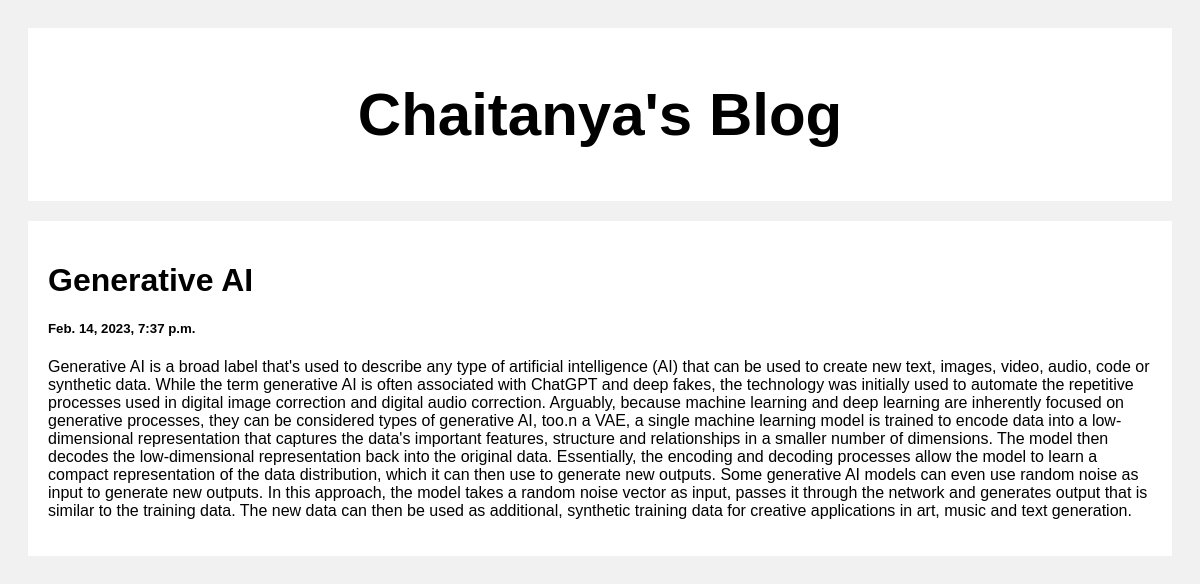
/posts/1, run on the app's committed database.
### posts/models.py (models this page shows)
class post(models.Model):
    title = models.CharField(max_length=100)
    body = models.CharField(max_length=1000000000)
    created_at = models.DateTimeField(default=datetime.now, blank=True)

### posts/views.py (the view)
# urls.py: path('',include('posts.urls')),
def posts(request, post_id):
    post_by_id = post.objects.get(id=int(post_id))
    return render(request, 'post.html', {'posts': post_by_id})

### templates/post.html (shortened to what this page needs)
<!DOCTYPE html>
<html>
<head>
</head>
<body>
<div class="header">
  <h2>Chaitanya's Blog</h2>
</div>
<div class="row">
  <div class="leftcolumn">
    <div class="card">
        <h1>{{posts.title}}</h1>
        <h5>{{posts.created_at}}</h5>
        <p>{{posts.body}}</p>
    </div>
  </div>
</div>
</body>
</html>

### templates/post.html (style rules this page uses)
* { box-sizing: border-box; }
body { font-family: Arial; padding: 20px; background: #f1f1f1; }
.header { padding: 2px; font-size: 40px; text-align: center; background: white; }
.leftcolumn { float: left; width: 100%; }
.card { background-color: white; padding: 20px; margin-top: 20px; }
.row:after { content: ""; display: table; clear: both; }

### data on the page
post: title "Generative AI", created_at "Feb. 14, 2023, 7:37 p.m.", body "Generative AI is a broad label that's used to describe any type of artificial intelligence (AI) that can be used to create new text, images, video, audio, code or synthetic data. While the term generative AI is often associated with ChatGPT and deep fakes, the technology was initially used to automate the repetitive processes used in digital image correction and digital audio correction. Arguably, because machine learning and deep learning are inherently focused on generative processes, they can be considered types of generative AI, too.n a VAE, a single machine learning model is trained to encode data into a low-dimensional representation that captures the data's important features,…"
